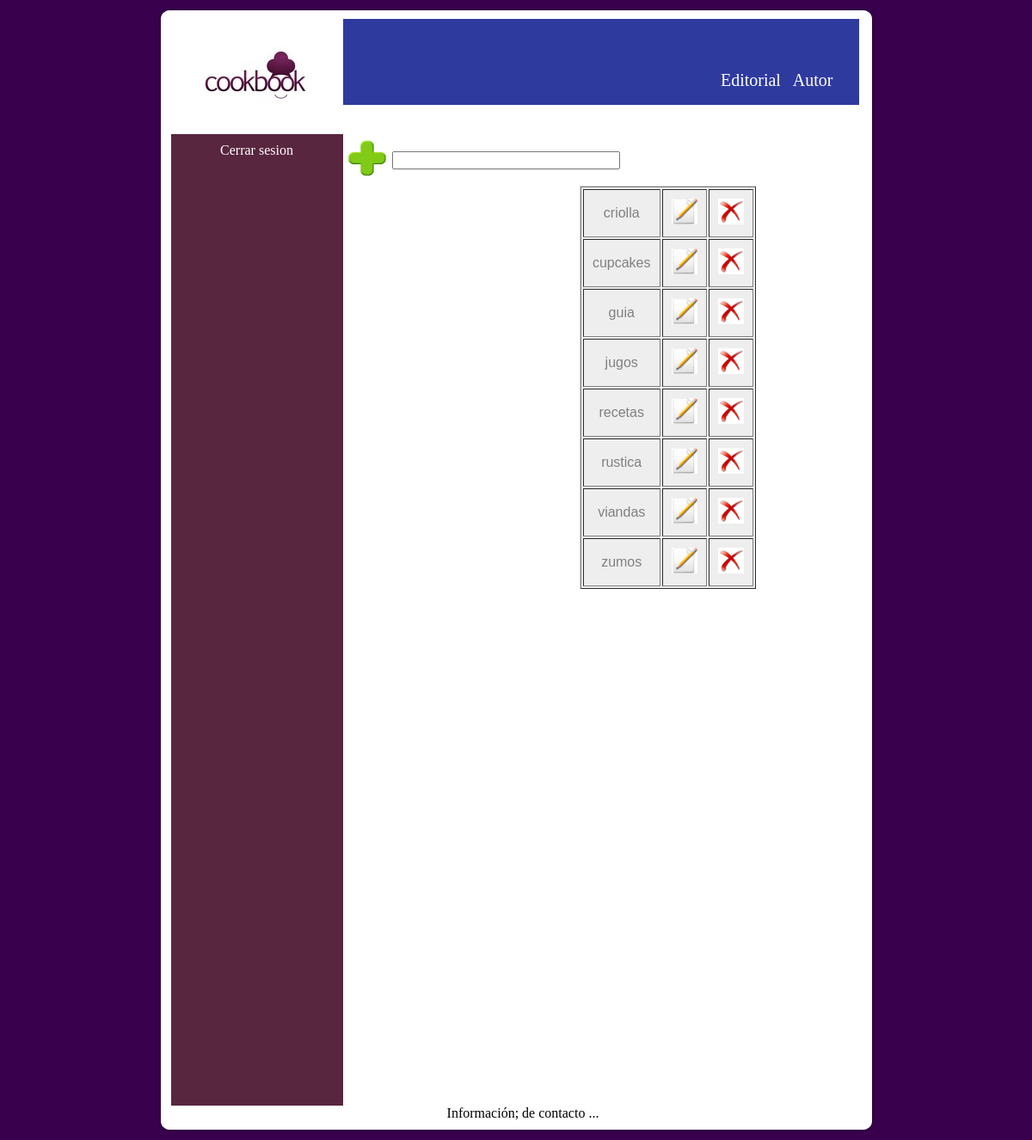
Screenshot of /categoria.php with the database file from the repository.
### tables this page shows
CREATE TABLE IF NOT EXISTS `categoria` (
  `nombre_categoria` varchar(30) NOT NULL,
  PRIMARY KEY (`nombre_categoria`)
);

### categoria.php (the view, shortened to what this page needs)
<?php session_start();
      include('conectar.php');
	if ( isset($_GET['error'])  and  $_GET['error'] == '1' ){?>
	<?php };
	$result = mysqli_query($link, "SELECT * FROM categoria ORDER BY nombre_categoria asc");
 ?>
<!DOCTYPE html PUBLIC "-//W3C//DTD XHTML 1.0 Strict//EN"
	"http://www.w3.org/TR/xhtml1/DTD/xhtml1-strict.dtd">
<html xmlns="http://www.w3.org/1999/xhtml" xml:lang="en" lang="en">
</html>
<head>
 <link rel="stylesheet" href="estilos.css"/>
 </head>
 <body>
<div class="contenedor">
   <div class='fondoContenedorTop'></div>
   <div class='fondoContenedorMain'>
	  <div class="encabezado">
		  <div class="logo"></div>
		<div class="menu">
				<div class="logeo">
						<a href="./editorial.php">Editorial  &nbsp;</a>
						<a href="./autor.php">Autor  &nbsp;</a>
	            </div>
		</div>
	  </div>
		<div class="principal">
				  <div class="columna">
						<div class="sesion"><a href='cerrarSesion.php'>Cerrar sesion</a></div>
				  </div>
				  <form name="feditorial" action="actionAgregarCategoria.php" method="post">
						  <table>
							  <tr>
								   <td><input type="image" name="boton_agregar" width=50px; height=50px; src="./Imagenes/agregar.png" onclick="valida_editorial()"></td>
								   <td><input type="text" name="agregar" size="30" maxlength="30"></td>
							  </tr>
						  </table>
				  </form>
				  <div class="tabla">
								 <table border="1" cellpadding="10">
									  <?php while ($arreglo = mysqli_fetch_array($result)) { $eliminar = $arreglo['nombre_categoria'] ?>
											<tr>
											<td><?php echo $arreglo["nombre_categoria"] ?></td>
											<form action="modificar_categoria.php" method="post">
												<td><input type="image" name="modificar" value=<?php echo $eliminar ?> width=30px; height=30px; src="./Imagenes/modificar.png" ></td>
											</form>
											<form action="actionEliminarCategoria.php" method="post">
												<td><input type="image" name="eliminar" value=<?php echo $eliminar ?> width=30px; height=30px; src="./Imagenes/eliminar.png"></td>
											</form>
											</tr>
									  <?php } ?>
								  </table>
				  </div>
		 </div>
	  <div class="piedepagina">
		Informaci&oacuten; de contacto ...
	  </div>
     </div>
  <div class='fondoContenedorBottom'></div>
</div>
</body>
</html>

### estilos.css (style rules this page uses)
body { background-image:url("./Imagenes/Fondo.png"); text-align:center; }
.contenedor { width:835px; margin:auto; }
.encabezado { background-image:url("./Imagenes/banner.png"); width:800px; height:100px; background-repeat:no-repeat; }
.logo { background-image:url("./Imagenes/Logo.png"); float: left; width:200px; height:134px; }
.logeo { float:left; margin-left:20px; margin-top:60px; font-size:20px; }
a:link { color:#FFFFFF; text-decoration:none; }
.sesion { margin-top:10px; }
.columna { float:left; background-image:url("./Imagenes/columna.png"); width:200px; height:1130px; }
.tabla { float:right; margin-right:120px; border-top:1px solid #ccc; border-left:1px solid #ccc; background-color:#eee; color: gray; text-align:center; font-family:arial,verdana,times; }
.menu { float: right; padding-right:20px; }
.principal { height:1110px; width:800px; float:left; }
.fondoContenedorTop { background-image:url("./Imagenes/panel_arriba.png"); height:14px; }
.fondoContenedorMain { background-image:url("./Imagenes/panel_medio.png"); padding-left:16px; }
.fondoContenedorBottom { background-image:url("./Imagenes/panel_abajo.png"); height:14px; background-repeat:no-repeat; }
.piedepagina { padding-top:20px; clear:both; text-align:center; }

### rows the page displays
categoria: nombre_categoria "criolla"
categoria: nombre_categoria "cupcakes"
categoria: nombre_categoria "guia"
categoria: nombre_categoria "jugos"
categoria: nombre_categoria "recetas"
categoria: nombre_categoria "rustica"
categoria: nombre_categoria "viandas"
categoria: nombre_categoria "zumos"
